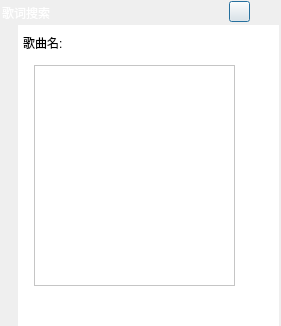
<?xml version="1.0" encoding="UTF-8"?>
<ui version="4.0">
 <class>searchlrcdlg</class>
 <widget class="QDialog" name="searchlrcdlg">
  <property name="geometry">
   <rect>
    <x>0</x>
    <y>0</y>
    <width>281</width>
    <height>326</height>
   </rect>
  </property>
  <property name="windowTitle">
   <string>Dialog</string>
  </property>
  <widget class="QWidget" name="widget" native="true">
   <property name="geometry">
    <rect>
     <x>18</x>
     <y>25</y>
     <width>261</width>
     <height>301</height>
    </rect>
   </property>
   <property name="styleSheet">
    <string notr="true">background-color: rgb(255, 255, 255);</string>
   </property>
   <widget class="QLabel" name="label">
    <property name="geometry">
     <rect>
      <x>5</x>
      <y>10</y>
      <width>60</width>
      <height>16</height>
     </rect>
    </property>
    <property name="styleSheet">
     <string notr="true">font: 13pt &quot;叶根友古刻体1.2&quot;;</string>
    </property>
    <property name="text">
     <string>歌曲名:</string>
    </property>
   </widget>
   <widget class="QListWidget" name="listWidget">
    <property name="geometry">
     <rect>
      <x>16</x>
      <y>40</y>
      <width>201</width>
      <height>221</height>
     </rect>
    </property>
   </widget>
  </widget>
  <widget class="QPushButton" name="pushButton_exit">
   <property name="geometry">
    <rect>
     <x>229</x>
     <y>1</y>
     <width>21</width>
     <height>21</height>
    </rect>
   </property>
   <property name="text">
    <string/>
   </property>
  </widget>
  <widget class="QLabel" name="label_2">
   <property name="geometry">
    <rect>
     <x>2</x>
     <y>0</y>
     <width>60</width>
     <height>25</height>
    </rect>
   </property>
   <property name="styleSheet">
    <string notr="true">color: rgb(255, 255, 255);
font: 10pt &quot;叶根友古刻体1.2&quot;;</string>
   </property>
   <property name="text">
    <string>歌词搜索</string>
   </property>
  </widget>
 </widget>
 <resources/>
 <connections>
  <connection>
   <sender>pushButton_exit</sender>
   <signal>clicked()</signal>
   <receiver>searchlrcdlg</receiver>
   <slot>close()</slot>
   <hints>
    <hint type="sourcelabel">
     <x>237</x>
     <y>17</y>
    </hint>
    <hint type="destinationlabel">
     <x>195</x>
     <y>10</y>
    </hint>
   </hints>
  </connection>
 </connections>
</ui>
